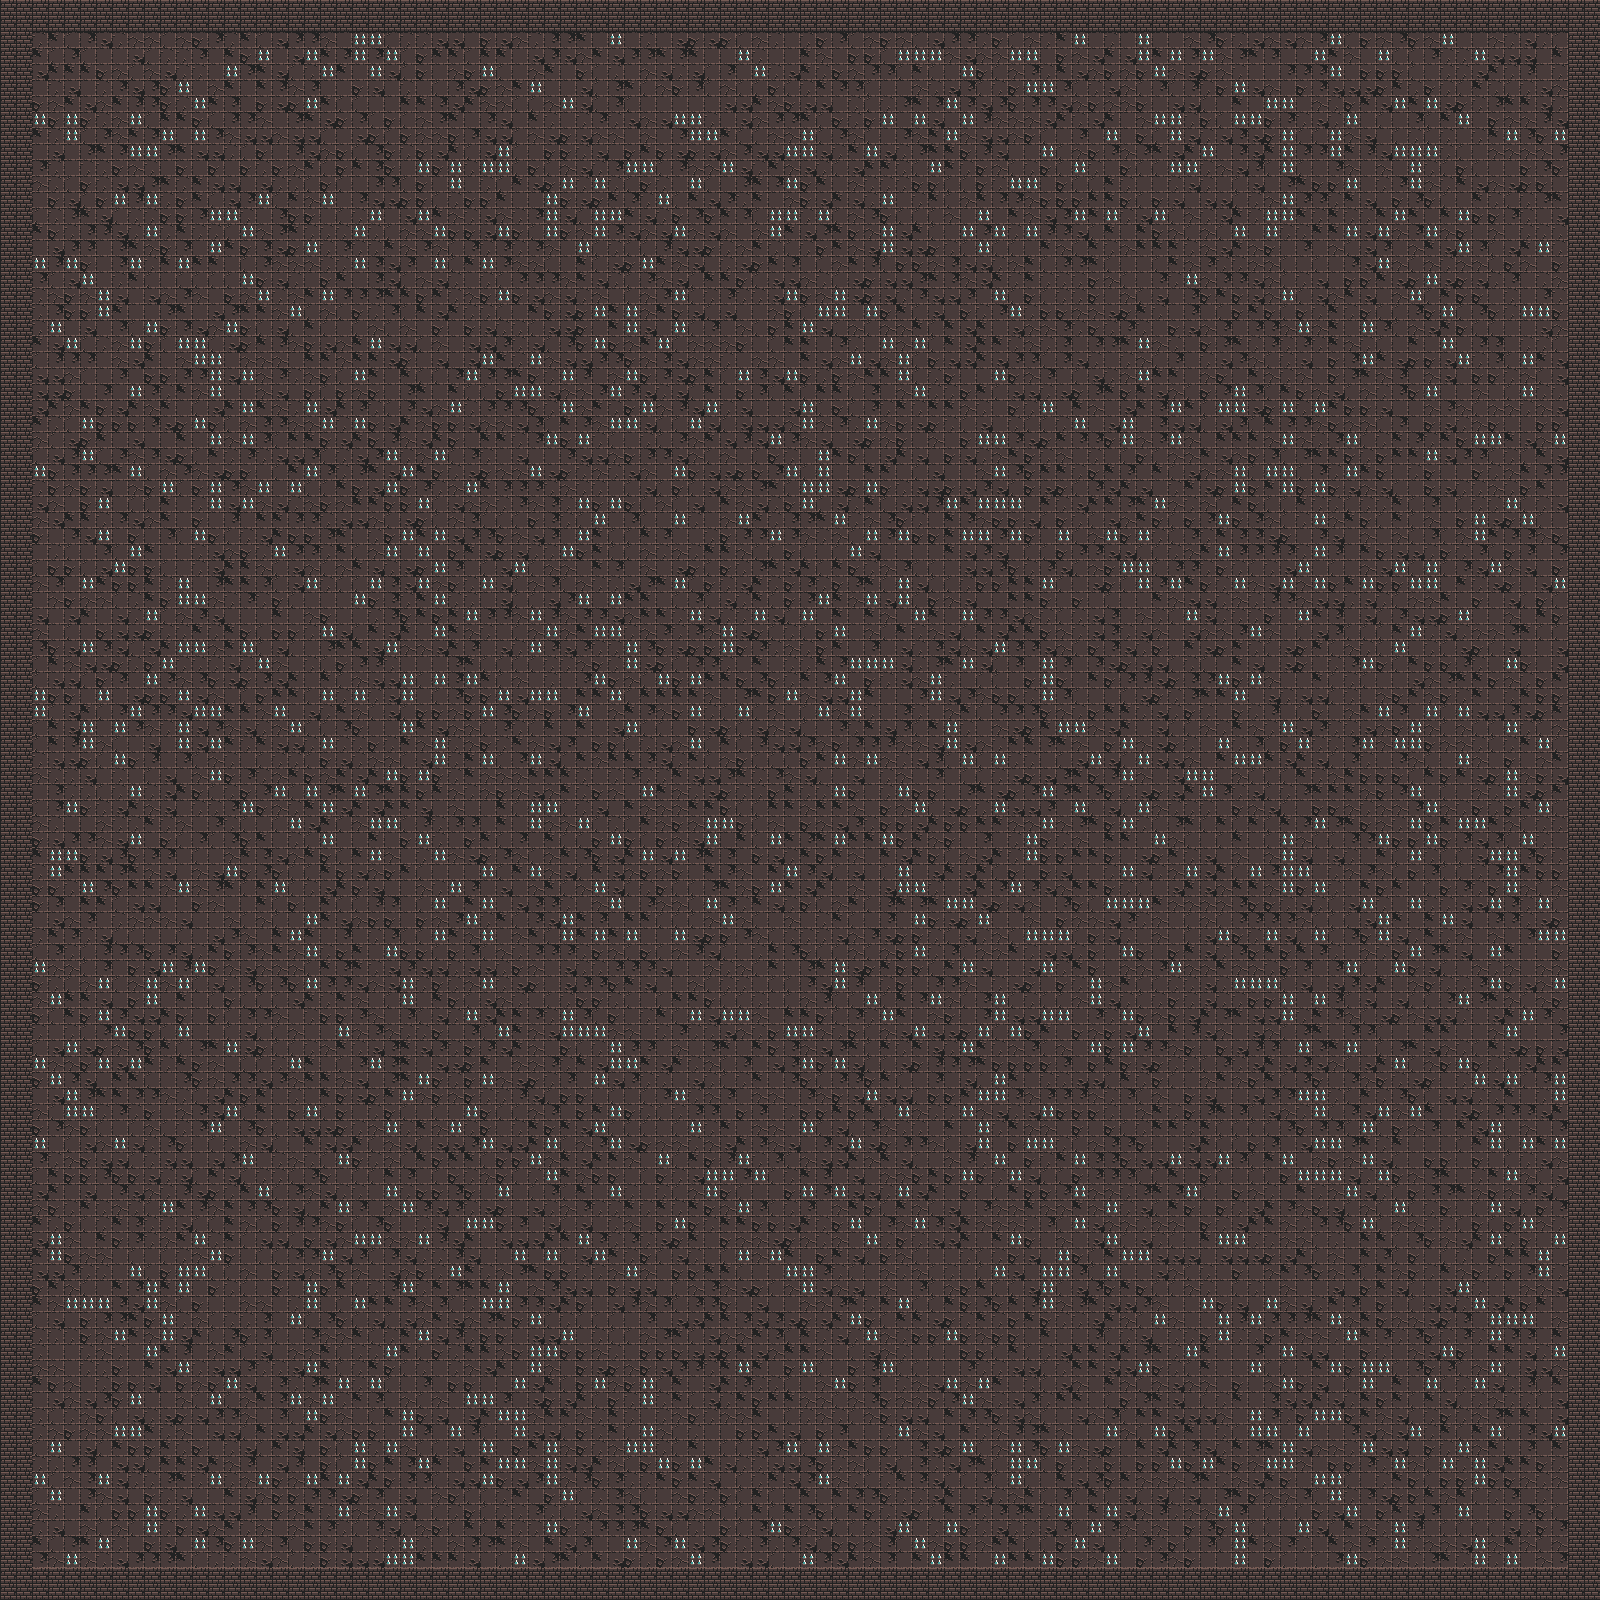

The image is a tile-based game level rendered from a .tmx file. Its description and source (layers, tilesets, objects; grid data summarised) follow:
An orthogonal 100x100 tile map with 16x16 px tiles, 1 tile layer (Tile Layer 1).

<map version="1.10" tiledversion="1.11.0" orientation="orthogonal" renderorder="right-down" width="100" height="100" tilewidth="16" tileheight="16" infinite="0" nextlayerid="2" nextobjectid="1">
 <tileset firstgid="1" source="0x72_DungeonTilesetII_v1.7.tsx" />
 <layer id="1" name="Tile Layer 1" width="100" height="100">
  <data>[10000 cells, 10000 non-empty, 10 distinct tile ids]</data>
 </layer>
</map>
